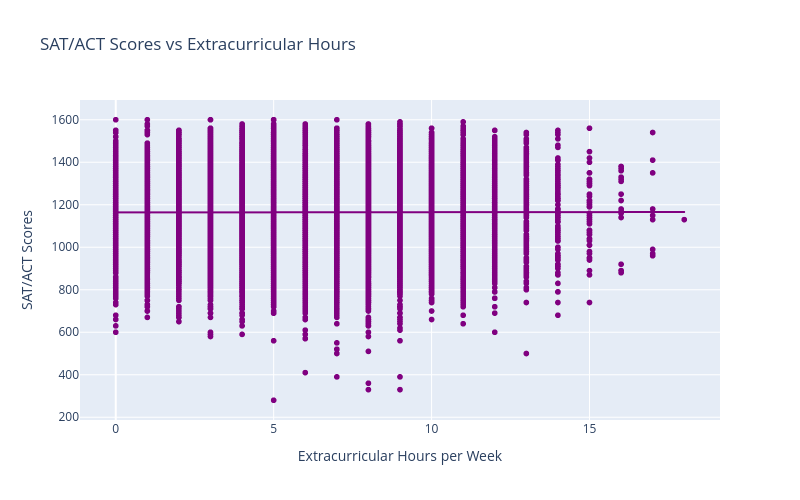

Notebook code cell kept with this figure:
### Code cell
#Plotly scatter plot
fig = px.scatter(df,
    x='Extracurricular_Hours',
    y='SAT_ACT',
    trendline='ols',
    color_discrete_sequence=['purple'],
    title='SAT/ACT Scores vs Extracurricular Hours',
    width=800,
    height=500)
fig.update_layout(
    xaxis_title='Extracurricular Hours per Week',
    yaxis_title='SAT/ACT Scores')
fig.show()

### Figure 1 — Plotly figure (JSON) as saved in the notebook; plotly's stock layout.template omitted (floating-point values rounded to 4 significant figures; data arrays with more than 128 entries replaced by an {"elided": "..."} marker saying what was removed)
{"data": [{"hovertemplate": "Extracurricular_Hours=%{x}<br>SAT_ACT=%{y}<extra></extra>", "legendgroup": "", "marker": {"color": "purple", "symbol": "circle"}, "mode": "markers", "name": "", "showlegend": false, "type": "scattergl", "x": {"elided": "17339 int values"}, "xaxis": "x", "y": {"elided": "17339 int values"}, "yaxis": "y"}, {"hovertemplate": "<b>OLS trendline</b><br>SAT_ACT = 0.106611 * Extracurricular_Hours + 1163.93<br>R<sup>2</sup>=0.000004<br><br>Extracurricular_Hours=%{x}<br>SAT_ACT=%{y} <b>(trend)</b><extra></extra>", "legendgroup": "", "marker": {"color": "purple", "symbol": "circle"}, "mode": "lines", "name": "", "showlegend": false, "type": "scattergl", "x": {"elided": "17339 int values"}, "xaxis": "x", "y": {"elided": "17339 float values"}, "yaxis": "y"}], "layout": {"height": 500, "legend": {"tracegroupgap": 0}, "title": {"text": "SAT/ACT Scores vs Extracurricular Hours"}, "width": 800, "xaxis": {"anchor": "y", "domain": [0, 1], "title": {"text": "Extracurricular Hours per Week"}}, "yaxis": {"anchor": "x", "domain": [0, 1], "title": {"text": "SAT/ACT Scores"}}}}
